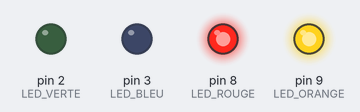
Simulated run of this sketch. Board: Arduino Uno, built with avr-gcc and run on an emulated ATmega328P. Parts: output pins drawn as LEDs (lit = HIGH).

Above: at 0.5 s.
At 3.5 s:
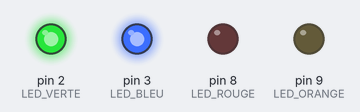
Timing chart, 0 to 4.6 s (numbered marks = the images above):
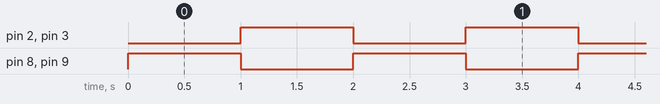

Measured:
- by itself, pin 2 (LED_VERTE), pin 3 (LED_BLEU), pin 8 (LED_ROUGE), pin 9 (LED_ORANGE): alternates HIGH for 1.0 s and LOW for 1.0 s

The sketch:

tp1.ino
```cpp
//test
#define LED_ROUGE 8 //on indique le port correspondant aux leds colorés sur la plaquette
#define LED_ORANGE 9
#define LED_VERTE 2
#define LED_BLEU 3
//ce programme fait clignotter certaines leds
void setup() {
  pinMode(LED_ROUGE, OUTPUT); //on configure le port 8 comme une sortie, on lui envoit un/des signaux
  pinMode(LED_ORANGE, OUTPUT); //idem pour le port 9
  pinMode(LED_VERTE,OUTPUT);
  pinMode(LED_BLEU,OUTPUT);
  }


void loop() {
  digitalWrite(LED_ROUGE, HIGH); //on envoie un signal "high" à la led rouge, l'allumant
  digitalWrite(LED_ORANGE, HIGH); //pareil pour la led orange
  digitalWrite(LED_VERTE,LOW);
  digitalWrite(LED_BLEU,LOW);

  delay(1000);  //attente d'une seconde avant de passer à la prochaine instruction
  digitalWrite(LED_ROUGE, LOW); //on passe la led rouge à "low", l'éteignant
  digitalWrite(LED_ORANGE, LOW); //encore pareil pour la led orange
  digitalWrite(LED_VERTE,HIGH);
  digitalWrite(LED_BLEU,HIGH);
  delay(1000); //attente d'une seconde avant de revenir au début de la boucle
  }
```
